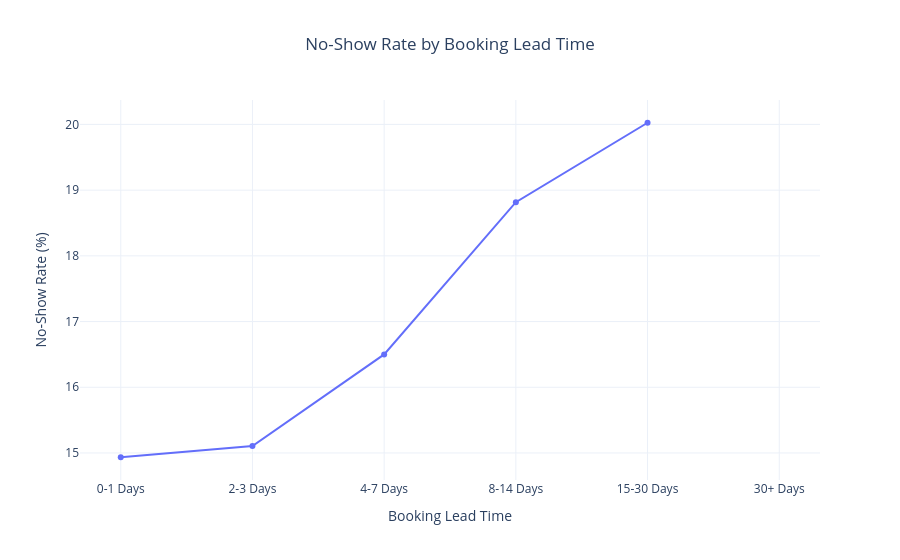

The notebook cell this image was saved under:
### Code cell
fig = px.line(
    lead_noshow,
    x="lead_time_group",
    y="no_show_rate",
    markers=True,
    title="No-Show Rate by Booking Lead Time"
)

fig.update_layout(
    template="plotly_white",
    title_x=0.5,
    xaxis_title="Booking Lead Time",
    yaxis_title="No-Show Rate (%)"
)

fig.show()

### Figure 1 — Plotly figure (JSON) as saved in the notebook; plotly's stock layout.template omitted (floating-point values rounded to 4 significant figures)
{"data": [{"hovertemplate": "lead_time_group=%{x}<br>no_show_rate=%{y}<extra></extra>", "legendgroup": "", "line": {"color": "#636efa", "dash": "solid"}, "marker": {"symbol": "circle"}, "mode": "lines+markers", "name": "", "orientation": "v", "showlegend": false, "type": "scatter", "x": ["0-1 Days", "2-3 Days", "4-7 Days", "8-14 Days", "15-30 Days", "30+ Days"], "xaxis": "x", "y": [14.93, 15.1, 16.5, 18.82, 20.03, NaN], "yaxis": "y"}], "layout": {"legend": {"tracegroupgap": 0}, "title": {"text": "No-Show Rate by Booking Lead Time", "x": 0.5}, "xaxis": {"anchor": "y", "domain": [0, 1], "title": {"text": "Booking Lead Time"}}, "yaxis": {"anchor": "x", "domain": [0, 1], "title": {"text": "No-Show Rate (%)"}}}}
